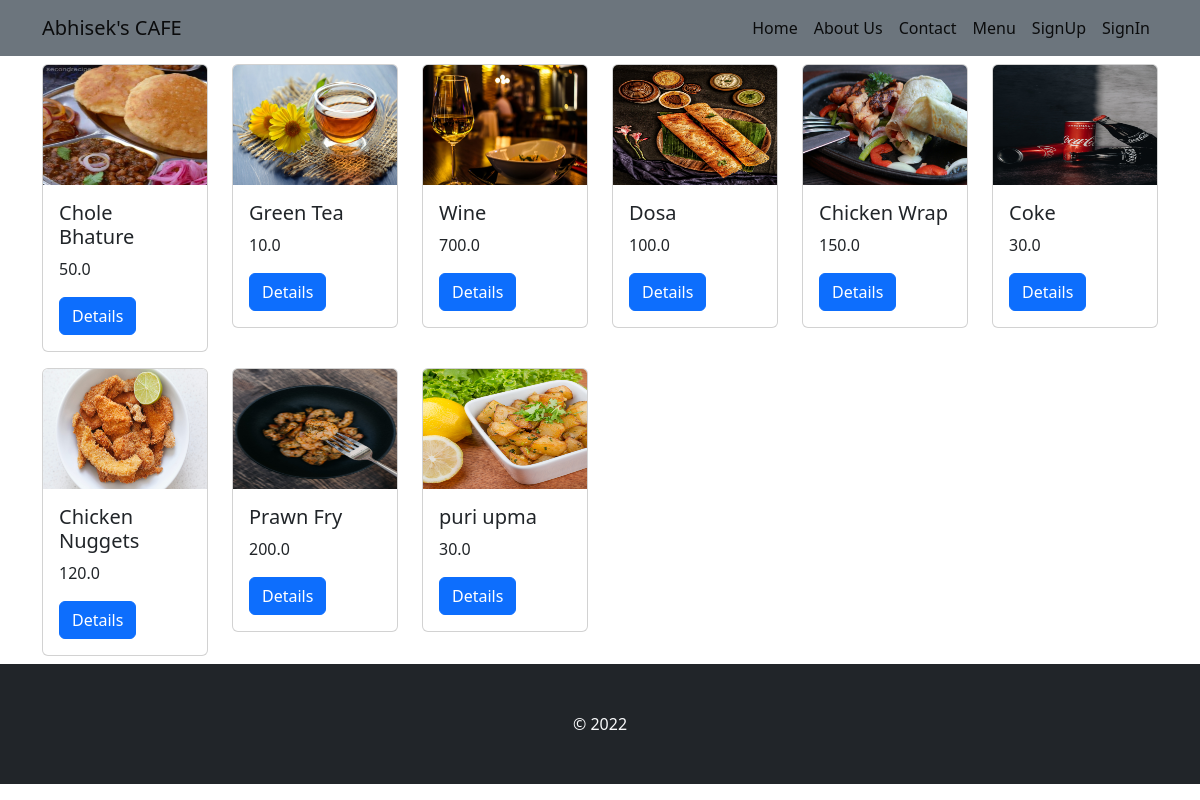
The page /food/menu/ on the database its author committed.
### food/models.py (models this page shows)
class Food (models.Model):
    category = models.ForeignKey(User , on_delete=models.DO_NOTHING)
    name = models.CharField(max_length=100)
    price= models.FloatField()
    description= models.TextField()
    secondary_description = models.TextField()
    is_available = models.BooleanField(default=True)
    photo = models.ImageField(upload_to='food_images/')
    def __str__(self):
        return self.name

### food/views.py (the view)
# urls.py: path('menu/',views.menu , name="menu"),
def menu(request):
    foods= Food.objects.all()
    print(foods.all())
    context ={
        'foods':foods
    }
    return render(request , 'food/menu.html',context)

### templates/food/menu.html (shortened to what this page needs)
{% extends 'base.html' %}
{% block content %}
<div class="container">
    <div class="row">
        {% for food in foods %}
        <div class="col-md-2">
            <div class="card my-2">
                <img src="{{ food.photo.url}}" alt="" class="card-img-top" height="120">
                <div class="card-body">
                    <h5 class="h5">{{food.name}}</h5>
                    <p class="card-text">{{food.price}}</p>
                    <a href="{% url 'details' food.id %}" class="btn btn-primary">Details</a>
                </div>
            </div>
        </div>
        {% endfor%}
    </div>
</div>
{% endblock content%}

### templates/base.html (shortened to what this page needs)
{% load static %}
<!DOCTYPE html>
<html lang="en">
<head>
    <link rel="stylesheet" href="{% static 'bs/bootstrap.min.css' %}">
    <link rel="stylesheet" href="{% static 'css/style.css'%}"
    {% block css %}
    {% endblock css %}
</head>
<body>
    <nav class="navbar navbar-expand-lg bg-secondary">
        <div class="container">
          <a class="navbar-brand" href="#">Abhisek's CAFE</a>
          <div class="collapse navbar-collapse" id="navbarSupportedContent">
            <ul class="navbar-nav ms-auto mb-2 mb-lg-0">
              <li class="nav-item">
                <a class="nav-link active" aria-current="home" href="{% url 'home' %}">Home</a>
              </li>
              <li class="nav-item">
                <a class="nav-link active" aria-current="about_us" href="{% url 'about_us' %}">About Us</a>
              </li>
              <li class="nav-item">
                <a class="nav-link active" aria-current="contact" href="{% url 'contact' %}">Contact</a>
              </li>
              <li class="nav-item">
                <a class="nav-link active" aria-current="menu" href="{% url 'menu' %}">Menu</a>
              </li>
              {% if user.is_authenticated %}
                <li class="nav-item">
                  <a class="nav-link active" aria-current="cart" href="{% url 'cart' %}">Cart</a>
                </li>
                <li class="nav-item dropdown">
                <a class="nav-link dropdown-toggle" href="#" role="button" data-bs-toggle="dropdown" aria-expanded="false">
                  Welcome , Abhisek!{{user.username}}
                </a>
                <ul class="dropdown-menu">
                  <li><a class="dropdown-item" href="{% url 'orders' %}">Orders</a></li>
                  <li><a class="dropdown-item" href="#"></a></li>
                  <li><hr class="dropdown-divider"></li>
                  <li><a class="dropdown-item" href="{% url 'signout' %}">Log Out</a></li>
                </ul>
              </li>
                <form class="form-inline">
                  <input class="form-control mr-sm-2" type="search" placeholder="Search" aria-label="Search">
                  <button class="btn btn-outline-dark my-2 my-sm-0 mx-8" type="submit">Search</button>
                </form>
                  <i class="fas fa-search"></i>
                </button>
              </div>
                  <i class="fas fa-search"></i>
                </button>
              </div>
              {% else %}
              <li class="nav-item">
                <a class="nav-link active" aria-current="page" href="{% url 'signup' %}">SignUp</a>
              </li>
              <li class="nav-item">
                <a class="nav-link active" aria-current="page" href="{% url 'signin' %}">SignIn</a>
              </li>
              {%endif%}
            </ul>
          </div>
        </div>
      </nav>
    {% block content%}
    {% endblock content%}
    <footer class="bg-dark text-light p-5 text-center">
        &copy; 2022
    </footer>

### rows shown on the page
Food: photo (picture), name "Chole Bhature", price "50.0"
Food: photo (picture), name "Green Tea", price "10.0"
Food: photo (picture), name "Wine", price "700.0"
Food: photo (picture), name "Dosa", price "100.0"
Food: photo (picture), name "Chicken Wrap", price "150.0"
Food: photo (picture), name "Coke", price "30.0"
Food: photo (picture), name "Chicken Nuggets", price "120.0"
Food: photo (picture), name "Prawn Fry", price "200.0"
Food: photo (picture), name "puri upma", price "30.0"
